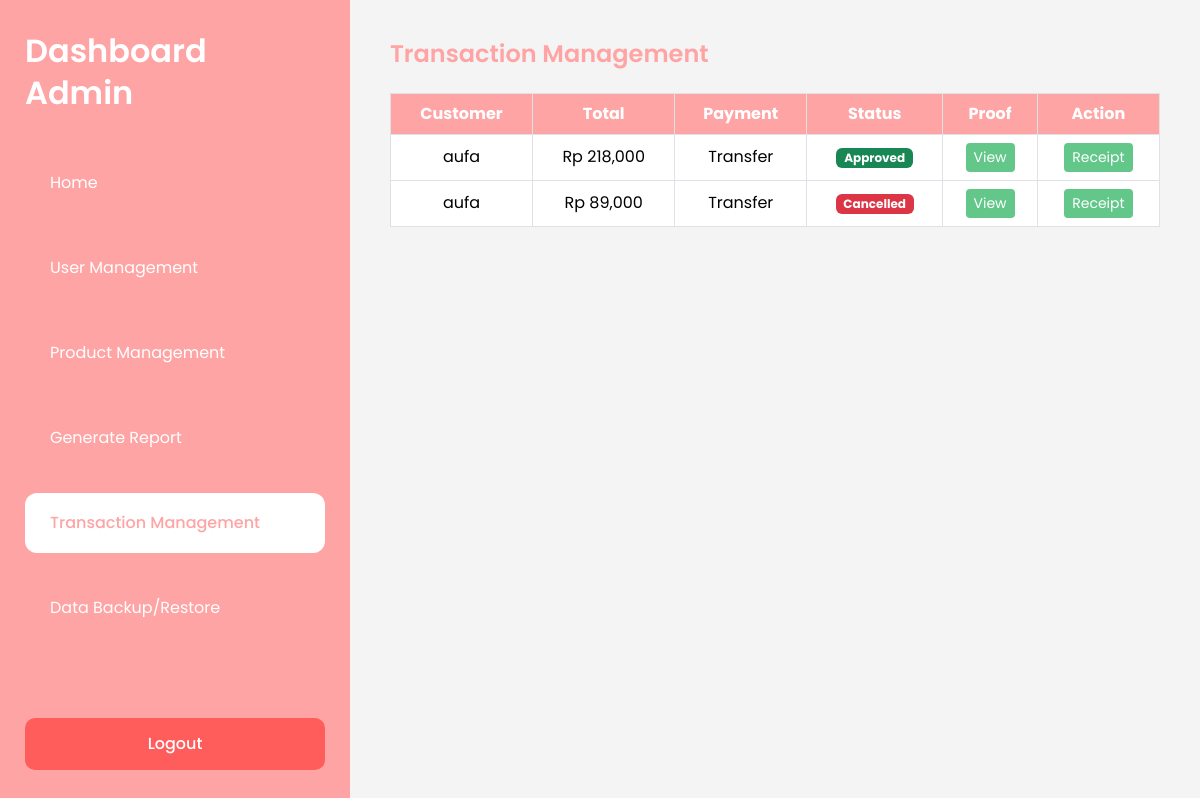
The app's page /admin/transactions.php (signed in) with its own data.
### tables this page shows
CREATE TABLE `transactions` (
  `id` int(11) NOT NULL AUTO_INCREMENT,
  `customer_id` int(11) NOT NULL,
  `customer_name` varchar(100) NOT NULL,
  `total` int(11) NOT NULL,
  `payment_method` varchar(20) NOT NULL,
  `shipping_address` text DEFAULT NULL,
  `status` varchar(20) DEFAULT 'pending',
  `created_at` timestamp NOT NULL DEFAULT current_timestamp(),
  `payment_proof` varchar(255) DEFAULT NULL,
  PRIMARY KEY (`id`)
);

### admin/transactions.php (the view, shortened to what this page needs)
<?php
require_once '../config/database.php';
$transactions = mysqli_query($conn, "
    SELECT * FROM transactions
    ORDER BY id DESC
");
$salesData = [];
$salesQuery = mysqli_query($conn, "
    SELECT transaction_id, product_name, quantity, subtotal
    FROM sales
");
while($sale = mysqli_fetch_assoc($salesQuery)){
    $salesData[$sale['transaction_id']][] = $sale;
}
?>
<!DOCTYPE html>
<html>
<head>
<link href="https://cdn.jsdelivr.net/npm/bootstrap@5.3.3/dist/css/bootstrap.min.css" rel="stylesheet">
<link href="https://cdn.jsdelivr.net/npm/bootstrap-icons/font/bootstrap-icons.css" rel="stylesheet">
</head>
<body>
<div class="d-flex min-vh-100">
<?php include 'sidebar.php'; ?>
<div class="content">
<h4 class="page-title mb-4">Transaction Management</h4>
<table class="table table-bordered align-middle">
<thead>
<tr>
    <th>Customer</th>
    <th>Total</th>
    <th>Payment</th>
    <th>Status</th>
    <th>Proof</th>
    <th>Action</th>
</tr>
</thead>
<tbody>
<?php while($row = mysqli_fetch_assoc($transactions)) : ?>
<tr>
<td><?= $row['customer_name'] ?></td>
<td>Rp <?= number_format($row['total']) ?></td>
<td><?= ucfirst($row['payment_method']) ?></td>
<td>
<?php
$status = strtolower($row['status']);
if($status == 'approved'){
    echo '<span class="badge bg-success">Approved</span>';
} elseif($status == 'pending'){
    echo '<span class="badge bg-warning text-dark">Pending</span>';
} else {
    echo '<span class="badge bg-danger">Cancelled</span>';
}
?>
</td>
<td>
<?php if($row['payment_method'] == 'transfer' && !empty($row['payment_proof'])): ?>
    <button class="btn btn-proof btn-sm"
        data-bs-toggle="modal"
        data-bs-target="#proofModal"
        data-img="../assets/payment_proof/<?= $row['payment_proof'] ?>">
        View
    </button>
<?php else: ?>
    <span class="badge bg-secondary">No Proof (Cod)</span>
<?php endif; ?>
</td>
<td>
<button class="btn btn-receipt btn-sm"
    data-bs-toggle="modal"
    data-bs-target="#receiptModal"
    data-id="<?= $row['id'] ?>"
    data-customer="<?= htmlspecialchars($row['customer_name']) ?>"
    data-total="<?= $row['total'] ?>"
    data-payment="<?= $row['payment_method'] ?>"
    data-status="<?= $row['status'] ?>"
    data-date="<?= $row['created_at'] ?>"
    data-address="<?= htmlspecialchars($row['shipping_address']) ?>"
    data-products='<?= json_encode($salesData[$row["id"]] ?? []) ?>'
    data-proof="<?= $row['payment_proof'] ?>">
    Receipt
</button>
</td>
</tr>
<?php endwhile; ?>
</tbody>
</table>
</div>
</div>
</body>
</html>

### admin/transactions.php (style rules this page uses)
body { font-family: 'Poppins', sans-serif; background: #f4f4f4; }
.content { padding: 40px; flex: 1; }
.page-title { color: #FFA4A4; font-weight: 600; }
.table thead th { background: #FFA4A4 !important; color: white !important; text-align: center; }
.table td { text-align: center; vertical-align: middle; }
.btn-receipt { background: #63C78A; color: white; border: none; }
.btn-proof { background: #63C78A; color: white; border: none; }

### records on screen
transactions: customer_name "aufa", total "218,000", payment_method "Transfer", status "Approved"
transactions: customer_name "aufa", total "89,000", payment_method "Transfer", status "Cancelled"
